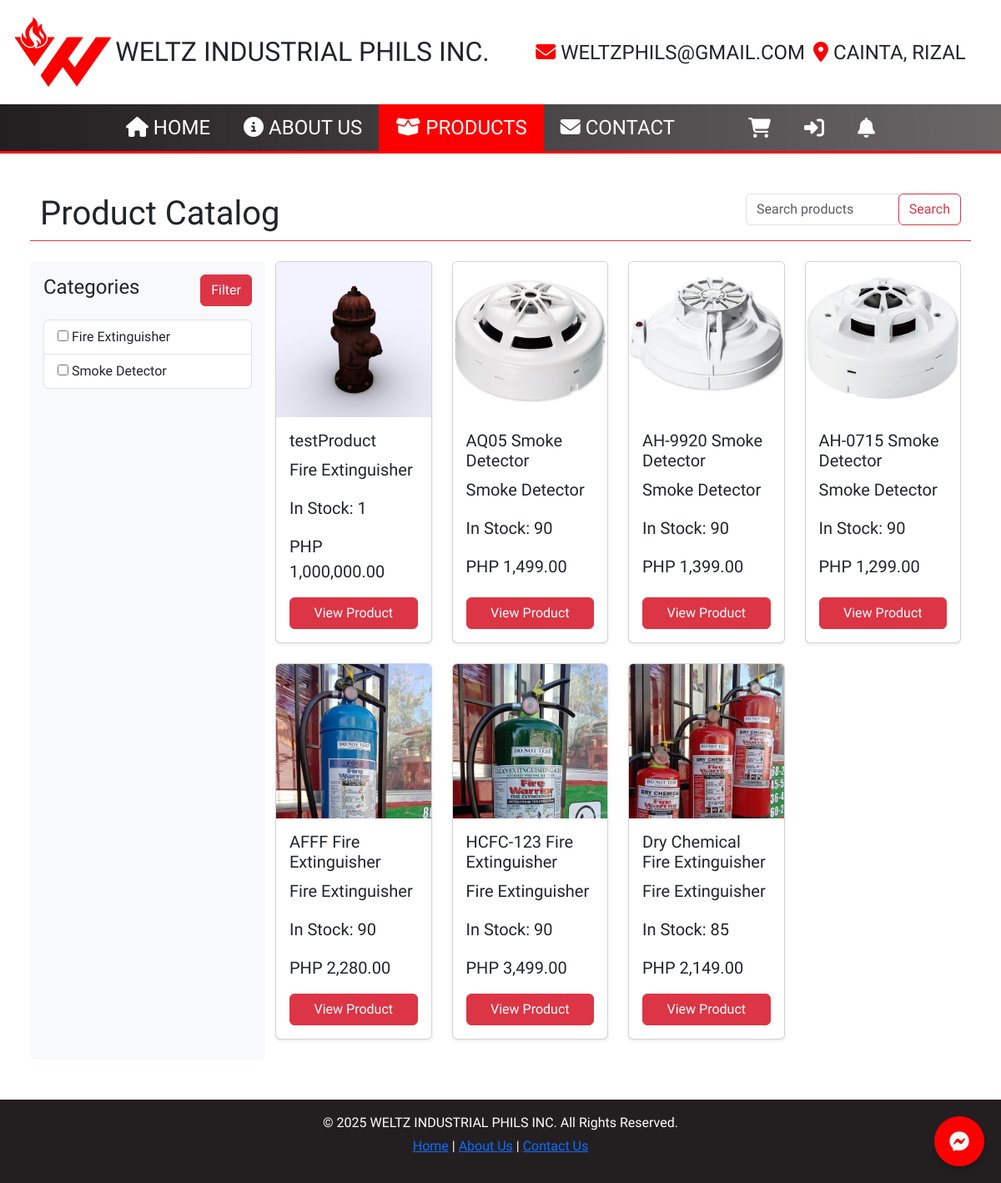
The page /src/Home.php?page=productsPage on the database as committed earlier.
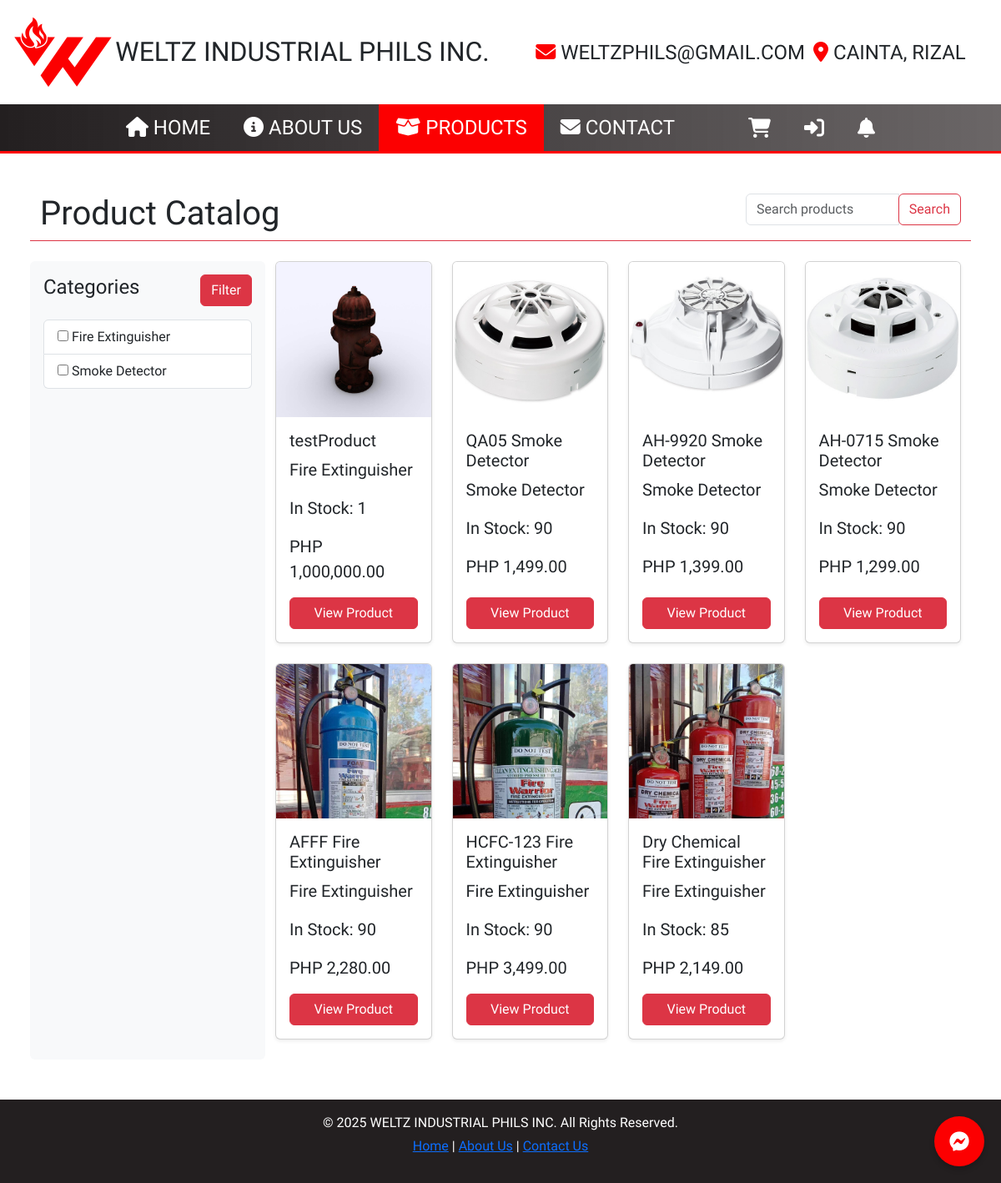
The same page on the database as committed later.
### tables this page shows
CREATE TABLE `categories_tbl` (
  `categoryID` int(11) NOT NULL AUTO_INCREMENT,
  `categoryName` varchar(50) NOT NULL,
  `createdAt` datetime NOT NULL DEFAULT current_timestamp(),
  `updatedAt` datetime NOT NULL DEFAULT current_timestamp(),
  PRIMARY KEY (`categoryID`),
  UNIQUE KEY `categoryName` (`categoryName`)
);

CREATE TABLE `products_tbl` (
  `productID` int(11) NOT NULL AUTO_INCREMENT,
  `userID` int(11) DEFAULT NULL,
  `productName` varchar(50) NOT NULL,
  `productIMG` varchar(100) NOT NULL,
  `categoryID` int(11) DEFAULT NULL,
  `productDesc` text NOT NULL,
  `productSpecs` text NOT NULL,
  `productPrice` decimal(10,2) NOT NULL DEFAULT 0.00,
  `inStock` int(11) NOT NULL DEFAULT 0,
  `prodSold` int(11) NOT NULL DEFAULT 0,
  `statusID` int(11) NOT NULL DEFAULT 5,
  `createdAt` datetime NOT NULL DEFAULT current_timestamp(),
  `updatedAt` datetime NOT NULL DEFAULT current_timestamp(),
  PRIMARY KEY (`productID`),
  UNIQUE KEY `productName` (`productName`),
  KEY `productCategoryFK` (`categoryID`) USING BTREE,
  KEY `productUserFK` (`userID`),
  KEY `productStatusFK` (`statusID`) USING BTREE,
  CONSTRAINT `productCategoryFK` FOREIGN KEY (`categoryID`) REFERENCES `categories_tbl` (`categoryID`) ON DELETE SET NULL ON UPDATE NO ACTION,
  CONSTRAINT `productStatusFK` FOREIGN KEY (`statusID`) REFERENCES `statuses_tbl` (`statusID`) ON DELETE NO ACTION ON UPDATE NO ACTION,
  CONSTRAINT `productsUserFK` FOREIGN KEY (`userID`) REFERENCES `users_tbl` (`userID`) ON DELETE SET NULL ON UPDATE NO ACTION
);

### src/customerPages/productsPage.php (the view, shortened to what this page needs)
<?php
require_once 'weltz_dbconnect.php';
?>
<div class="container-fluid p-5 min-vh-100">
    <div class="row mb-4 border-bottom border-danger">
        <div class="col-md-9">
            <h1 class="fs-1">Product Catalog</h1>
        </div>
        <div class="col-md-3">
            <form class="form-inline" method="POST">
                <div class="input-group">
                    <input class="form-control" type="search" name="productSearch" placeholder="Search products" aria-label="Search">
                    <div class="input-group-append">
                        <button class="btn btn-outline-danger" type="submit" name="searchSubmit">Search</button>
                    </div>
                </div>
            </form>
        </div>
    </div>
    <div class="row">
        <div class="col-md-3 p-2 bg-light p-3 rounded">
            <form method="POST">
                <div class="d-flex justify-content-between align-items-center mb-3">
                    <h4>Categories</h4>
                    <button class="btn btn-danger" type="submit" name="filterSubmit">Filter</button>
                </div>
                <div class="list-group">
                    <?php
                    $categorySQL = "SELECT * FROM categories_tbl";
                    $categoryResult = $conn->query($categorySQL);
                    foreach ($categoryResult as $category) {
                    ?>
                        <div class="list-group-item">
                            <input type="checkbox" id="<?php echo $category['categoryID'] ?>" name="categoryCheck[]" value="<?php echo $category['categoryID'] ?>">
                            <label for="<?php echo $category['categoryID'] ?>"><?php echo htmlspecialchars($category['categoryName']) ?></label>
                        </div>
                    <?php } ?>
                </div>
            </form>
        </div>
        <div class="col-md-9">
            <div class="row">
                <?php
                $selectSQL = "SELECT p.productID, p.productIMG, p.productName, c.categoryName, p.productDesc, p.productPrice, p.inStock FROM products_tbl p JOIN categories_tbl c ON p.categoryID = c.categoryID WHERE p.statusID = 5";
                $selectSQL .= " ORDER BY p.productID DESC";
                $stmt = $conn->prepare($selectSQL);
                $stmt->execute();
                $result = $stmt->get_result();
                if ($result->num_rows === 0) {
                    echo '<div class="col-12 text-center fs-1"><p>No products found.</p></div>';
                } else {
                    foreach ($result as $key) {
                        $outOfStock = $key['inStock'] == 0;
                ?>
                        <div class="col-xl-3 col-lg-4 col-md-6 mb-4">
                            <div class="card h-100 shadow-sm <?php echo $outOfStock ? 'out-of-stock' : ''; ?>">
                                <img src="<?php echo htmlspecialchars($key['productIMG']) ?>" class="card-img-top img-fluid" alt="<?php echo htmlspecialchars($key['productName']) ?>">
                                <div class="card-body d-flex flex-column">
                                    <h1 class="card-title fs-5"><?php echo htmlspecialchars($key['productName']) ?></h1>
                                    <p class="card-text fs-5"><?php echo htmlspecialchars($key['categoryName']) ?></p>
                                    <p class="card-text fs-5 mb-3">In Stock: <?php echo $key['inStock'] ?></p>
                                    <p class="card-text fs-5 mb-3">PHP <?php echo number_format($key['productPrice'], 2) ?></p>
                                    <div class="d-grid gap-2 mt-auto">
                                        <a href="?page=viewProduct&productID=<?php echo $key['productID']; ?>" class="btn btn-danger <?php echo $outOfStock ? 'disabled' : ''; ?>">View Product</a>
                                    </div>
                                </div>
                            </div>
                        </div>
                <?php
                    }
                }
                ?>
            </div>
        </div>
    </div>
</div>

### src/Home.php (shortened to what this page needs)
<?php
require 'weltz_dbconnect.php';
$page = $_GET['page'] ?? 'homePage';
$allowedPages = [
    'aboutUsPage' => 'customerPages/aboutUsPage.php',
    'productsPage' => 'customerPages/productsPage.php',
    'contactPage' => 'customerPages/contactPage.php',
    'cartPage' => 'customerPages/cartPage.php',
    'viewProduct' => 'customerPages/viewProduct.php',
    'OrderHistory' => 'customerPages/OrderHistory.php',
    'userProfile' => 'customerPages/userProfile.php',
    'notifs' => 'customerPages/notifsPage.php',
    'homePage' => 'customerPages/homePage.php'
];
?>
<html lang="en">
<head>
    <link rel="stylesheet" href="styles.css">
    <?php require_once 'cssLibraries.php' ?>
</head>
<body>
    <header class="headerwrapper container-fluid">
        <div class="row align-items-center">
            <div class="alogowrapper col-lg-6 col-md-12 col-sm-12 d-flex justify-content-center align-items-center">
                <img src="../images/logo.png" alt="Logo" class="img-fluid">
                <h1 class="header-title">WELTZ INDUSTRIAL PHILS INC.</h1>
            </div>
            <div class="col-lg-6 text-center d-none d-sm-block d-md-block">
                <div class="d-flex justify-content-center">
                    <div class="contact-info">
                        <p><i class="fa-solid fa-envelope"></i> WELTZPHILS@GMAIL.COM</p>
                    </div>
                    <div class="contact-info ml-4">
                        <p><i class="fa-solid fa-location-dot"></i> CAINTA, RIZAL</p>
                    </div>
                </div>
            </div>
        </div>
    </header>
    <header class="headerwrapper2 container-fluid p-0">
        <div class="collapse d-md-flex justify-content-center gap-5" id="navbarLinks">
            <div class="links d-flex flex-wrap">
                <a href="?page=homePage" class="<?= $page === 'homePage' ? 'nav-active' : '' ?>">
                    <button><i class="fa-solid fa-house"></i> HOME</button>
                </a>
                <a href="?page=homePage#Aboutus" class="<?= $page === 'homePage#Aboutus' ? 'nav-active' : '' ?>">
                    <button><i class="fa-solid fa-circle-info"></i> ABOUT US</button>
                </a>
                <a href="?page=productsPage" class="<?= $page === 'productsPage' ? 'nav-active' : '' ?>">
                    <button><i class="fa-solid fa-box-open"></i> PRODUCTS</button>
                </a>
                <a href="?page=contactPage" class="<?= $page === 'contactPage' ? 'nav-active' : '' ?>">
                    <button><i class="fa-solid fa-envelope"></i> CONTACT</button>
                </a>
            </div>
            <div class="icons d-flex align-items-center">
                <div class="icon ml-2">
                    <a class="svgg2" href="?page=cartPage">
                        <button class="butt1"><i class="fa-solid fa-cart-shopping"></i></button>
                    </a>
                </div>
                <?php if (isset($_SESSION['isLoggedIn']) && $_SESSION['isLoggedIn']) { ?>
                    <div class="icon ml-2">
                        <a class="svgg2" href="?page=userProfile">
                            <button class="butt2"><i class="fa-solid fa-circle-user"></i></button>
                        </a>
                    </div>
                <?php } else { ?>
                    <div class="icon ml-2">
                        <a class="svgg2" href="Login.php">
                            <button class="butt2"><i class="fa-solid fa-right-to-bracket"></i></button>
                        </a>
                    </div>
                <?php }
                if (isset($_SESSION['isLoggedIn']) && $_SESSION['isLoggedIn']) {
                    $userID = $_SESSION['userID'];
                    $unreadSQL = "SELECT COUNT(*) AS unreadCount FROM notifs_tbl WHERE userID = '$userID' AND statusID = 9";
                    $unreadResult = $conn->query($unreadSQL);
                    $unreadCount = $unreadResult->fetch_assoc()['unreadCount'] ?? 0;
                ?>
                    <div class="icon ml-2">
                        <a class="svgg2" href="?page=notifs">
                            <button class="butt3 position-relative">
                                <i class="fa-solid fa-bell"></i>
                                <?php if ($unreadCount > 0): ?>
                                    <span class="position-absolute top-1 start-75 translate-middle badge rounded-pill bg-danger fs-6">
                                        <?= $unreadCount ?>
                                    </span>
                                <?php endif; ?>
                            </button>
                        </a>
                    </div>
                <?php } else { ?>
                    <div class="icon ml-2">
                        <a class="svgg2" href="?page=notifs">
                            <button class="butt3"><i class="fa-solid fa-bell"></i></button>
                        </a>
                    </div>
                <?php } ?>
            </div>
        </div>
    </header>
    <div class="container-fluid m-0 p-0">
        <?php include $allowedPages[$page]; ?>
    </div>
    <footer class="text-white text-center py-3" style="background-color: #231f20;">
        <div class="container">
            <p class="mb-1">&copy; 2025 WELTZ INDUSTRIAL PHILS INC. All Rights Reserved.</p>
            <p>
                <a href="?page=homePage">Home</a> |
                <a href="?page=aboutUsPage">About Us</a> |
                <a href="?page=contactPage">Contact Us</a>
            </p>
        </div>
    </footer>
    <a href="https://m.me/WeltzIndustrialPhilippines" target="_blank" class="floating-button">
        <i class="fa-brands fa-facebook-messenger"></i>
    </a>
</body>
</html>

### src/cssLibraries.php (shortened to what this page needs)
<link href="https://cdn.jsdelivr.net/npm/bootstrap@5.3.3/dist/css/bootstrap.min.css" rel="stylesheet">
<link rel="stylesheet" href="https://cdnjs.cloudflare.com/ajax/libs/font-awesome/6.7.2/css/all.min.css" />
<link rel="stylesheet" href="https://cdnjs.cloudflare.com/ajax/libs/twitter-bootstrap/5.3.0/css/bootstrap.min.css">
<link rel="stylesheet" href="https://cdn.datatables.net/2.2.2/css/dataTables.bootstrap5.css">
<link rel="stylesheet" href="https://cdn.datatables.net/responsive/3.0.4/css/responsive.dataTables.min.css">
<link rel="stylesheet" href="https://cdnjs.cloudflare.com/ajax/libs/animate.css/4.1.1/animate.min.css">

### src/styles.css (style rules this page uses)
* { padding: 0; margin: 0; font-family: "Oswald", sans-serif; font-family: "Oswald", sans-serif; font-optical-sizing: auto; font-weight: 300; font-style: normal; }
html { scroll-behavior: smooth; }
body { background-color: white; color: #231f20; }
.floating-button { position: fixed; bottom: 20px; right: 20px; background-color: #fc0001; color: white; width: 60px; height: 60px; border-radius: 50%; display: flex; justify-content: center; align-items: center; box-shadow: 0px 4px 6px rgba(0, 0, 0, 0.2); font-size: 24px; text-decoration: none; transition: background 0.3s ease-in-out; }
.headerwrapper { background-color: #ffffff; }
.alogowrapper img { width: 125px; height: auto; }
.header-title { font-size: 2rem; margin: 0; }
.contact-info p { margin: 0 5px; font-size: 1.5rem; }
.contact-info i { color: #fc0001; }
.headerwrapper2 { position: sticky; top: 0; z-index: 1000; background: linear-gradient(to right, #231f20, #3a3435c0); border-bottom: 3px solid #fc0001; backdrop-filter: blur(4px); }
.headerwrapper2 .links a button { border: none; background: transparent; color: #ffffff; padding: 10px 20px; font-size: 1.5rem; transition: background-color 0.3s ease; }
.headerwrapper2 .icons .icon a button { border: none; background: none; font-size: 1.5rem; padding: 10px 20px; color: #ffffff; }
.headerwrapper2 .links a.nav-active > button { background-color: #fc0001; color: white; }
.card { display: flex; flex-direction: column; height: 100%; }
.card-body { display: flex; flex-direction: column; flex-grow: 1; }
.card-img-top { height: auto; }

Rows that differ between the two databases and show on the page:
changed products_tbl: productName "AQ05 Smoke Detector" → "QA05 Smoke Detector"
